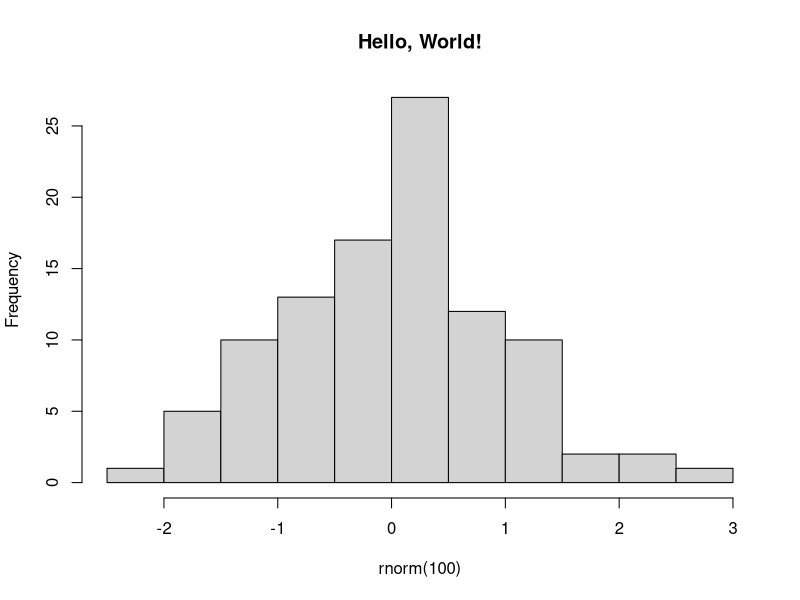

Write R code to recreate this figure.
## ---- chunk 1
hist(rnorm(100), main = 'Hello, World!')
